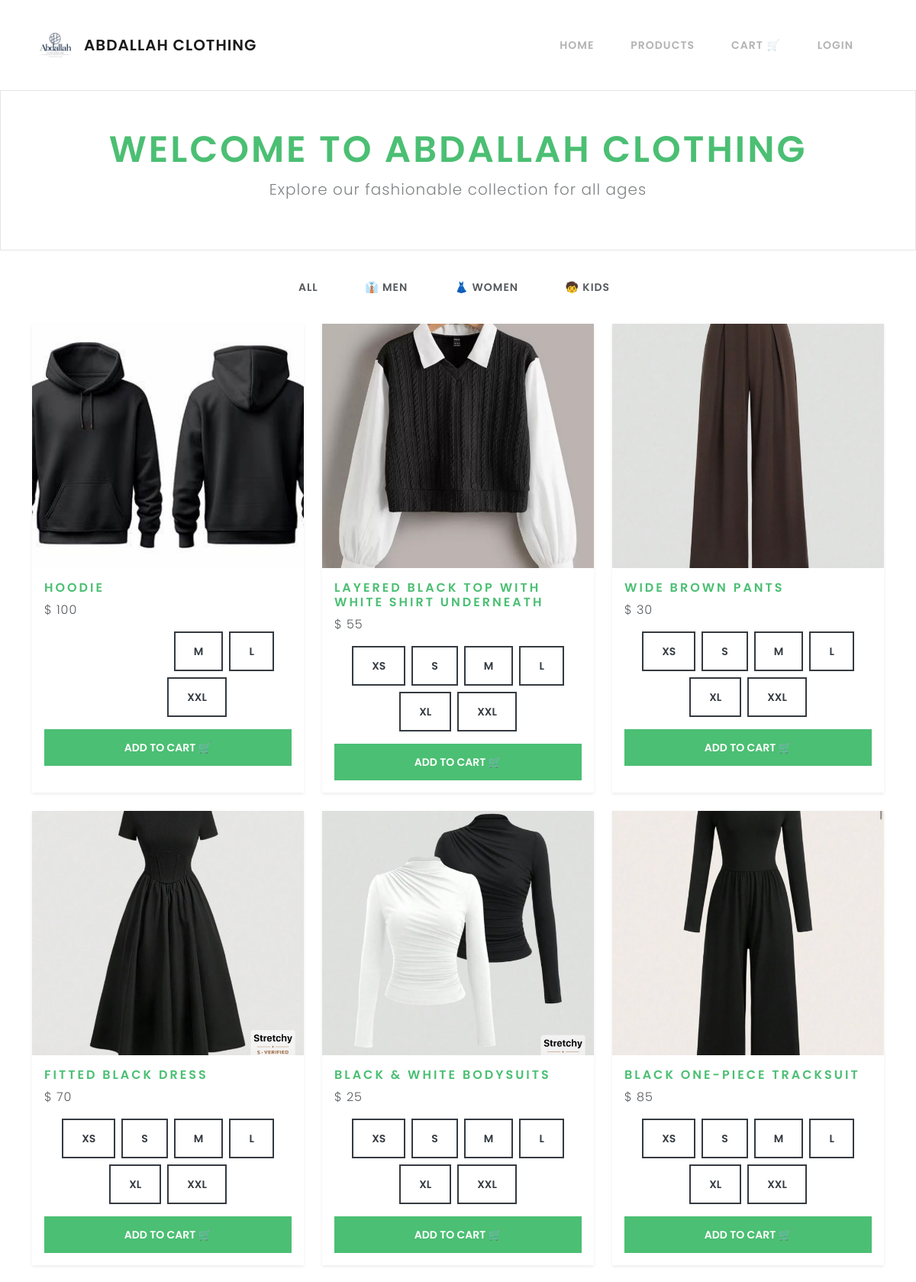
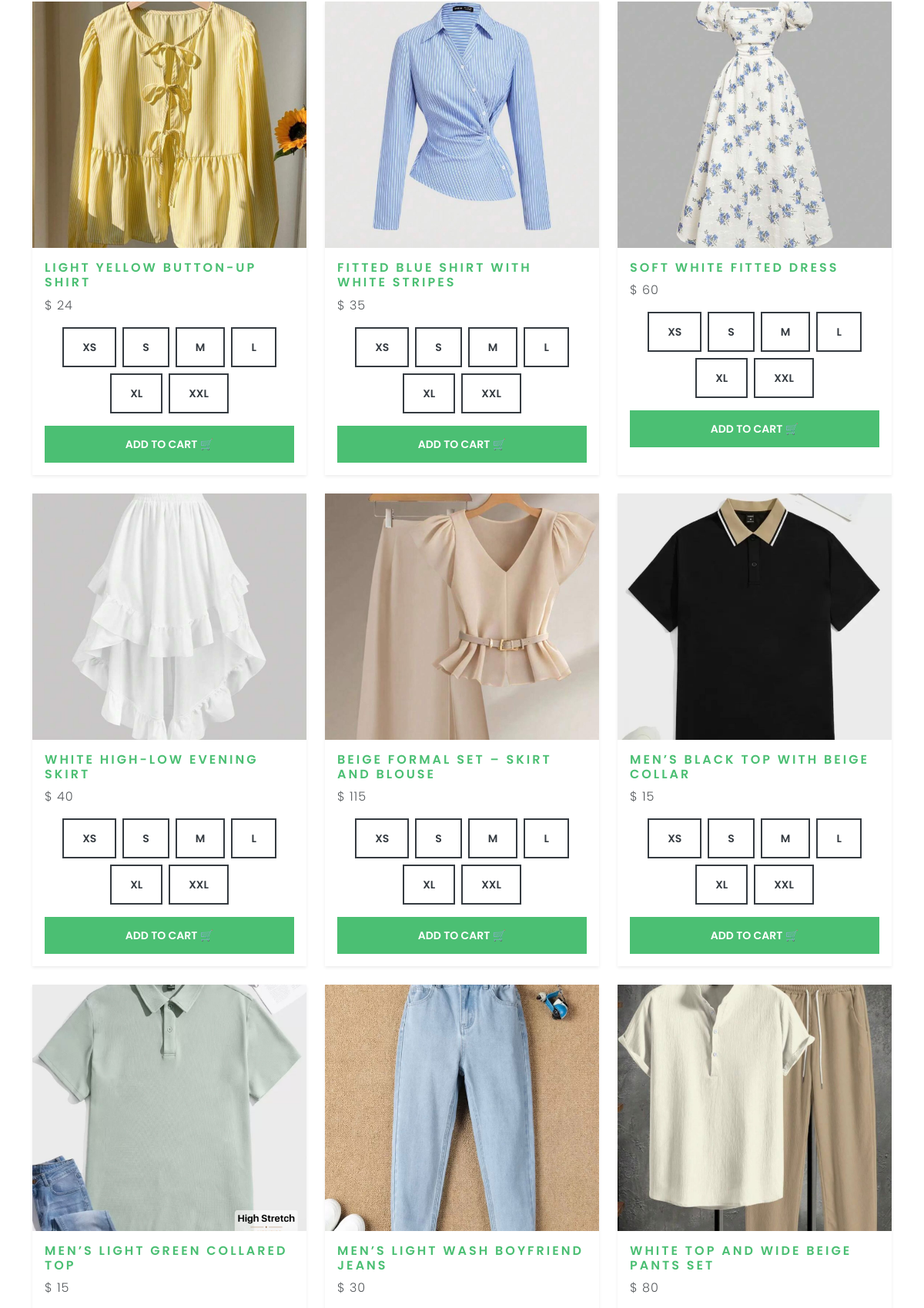
/products.php (upper part), run on the app's committed database (2 pictures, top to bottom).
### tables this page shows
CREATE TABLE `products` (
  `id` int(11) NOT NULL,
  `name` varchar(100) NOT NULL,
  `price` float NOT NULL,
  `description` text DEFAULT NULL,
  `image` varchar(255) DEFAULT NULL,
  `category_id` int(11) DEFAULT NULL,
  `stock_xs` int(11) NOT NULL DEFAULT 0,
  `stock_s` int(11) NOT NULL DEFAULT 0,
  `stock_m` int(11) NOT NULL DEFAULT 0,
  `stock_l` int(11) NOT NULL DEFAULT 0,
  `stock_xl` int(11) NOT NULL DEFAULT 0,
  `stock_xxl` int(11) NOT NULL DEFAULT 0
);

### products.php (the view, shortened to what this page needs)
<?php
include 'db.php';
?>
<!DOCTYPE html>
<html lang="en">
<?php include 'head.php'; ?>
<?php include 'navbar.php'; ?>
<body class="bg-white text-dark">
<div class="bg-light py-5 text-center">
  <h1 class="display-5 fw-bold text-success">Welcome to Abdallah Clothing</h1>
  <p class="lead text-muted">Explore our fashionable collection for all ages</p>
</div>
<div class="container text-center my-4">
  <a href="products.php" class="btn category-btn me-2">All</a>
  <a href="products.php?category=Men" class="btn category-btn me-2">👔 Men</a>
  <a href="products.php?category=Women" class="btn category-btn me-2">👗 Women</a>
  <a href="products.php?category=Kids" class="btn category-btn">🧒 Kids</a>
</div>
<div class="container">
  <div class="row">
    <?php
      if (isset($_GET['category'])) {
          $cat = trim($_GET['category']);
          $filter = "WHERE categories.name = ?";
          $sql = "SELECT products.*, categories.name AS catname
                  FROM products
                  JOIN categories ON products.category_id = categories.id
                  $filter";
          $stmt = mysqli_prepare($conn, $sql);
          mysqli_stmt_bind_param($stmt, "s", $cat);
          mysqli_stmt_execute($stmt);
          $result = mysqli_stmt_get_result($stmt);
      } else {
          $sql = "SELECT products.*, categories.name AS catname
                  FROM products
                  JOIN categories ON products.category_id = categories.id";
          $result = mysqli_query($conn, $sql);
      }
      while ($row = mysqli_fetch_assoc($result)) {
        $id = $row['id'];
        $sizes = ['XS', 'S', 'M', 'L', 'XL', 'XXL'];
        $pname = htmlspecialchars($row['name'], ENT_QUOTES, 'UTF-8');
        $pimage = htmlspecialchars($row['image'], ENT_QUOTES, 'UTF-8');
        $pprice = htmlspecialchars($row['price'], ENT_QUOTES, 'UTF-8');
        echo "<div class='col-md-4 mb-4'>";
        echo "<div class='card shadow-sm border-0 h-100'>";
        echo "<img src='uploads/{$pimage}' alt='{$pname}' class='card-img-top' style='height: 320px; object-fit: cover;'>";
        echo "<div class='card-body'>";
        echo "<h5 class='card-title text-success fw-bold'>{$pname}</h5>";
        echo "<p class='card-text'>\$ {$pprice}</p>";
        $stock_sql = "SELECT size, quantity FROM product_sizes WHERE product_id = $id";
        $stock_result = mysqli_query($conn, $stock_sql);
        $stock_data = [];
        while ($srow = mysqli_fetch_assoc($stock_result)) {
            $stock_data[$srow['size']] = $srow['quantity'];
        }
        echo "<form action='add_to_cart.php' method='POST'>";
        echo "<div class='mb-3 d-flex flex-wrap justify-content-center gap-2'>";
        foreach ($sizes as $sz) {
            $qty = $stock_data[$sz] ?? 0;
            $disabled = $qty == 0 ? 'disabled' : '';
            $class = $qty == 0 ? 'btn-outline-secondary text-decoration-line-through' : 'btn-outline-dark';
            echo "<button type='button' class='btn $class size-btn'
                        data-product='$id' data-size='$sz' $disabled>$sz</button>";
        }
        echo "</div>";
        echo "<button type='submit' class='btn btn-success w-100'>Add to Cart 🛒</button>";
        echo "</form>";
        echo "</div></div></div>";
      }
    ?>
  </div>
</div>
</body>
</html>

### assets/css/style.css (style rules this page uses)
body { font-family: 'Poppins', sans-serif; background-color: #f9f9f9; }
.category-btn { border-radius: 20px; margin-right: 10px; }

### data on the page
products: image+name (picture), name "HOODIE", price "100", sz "M", sz "L", sz "XXL"
products: image (picture), name "LAYERED BLACK TOP WITH WHITE SHIRT UNDERNEATH", price "55", sz "XS", sz "S", sz "M", sz "L", sz "XL", sz "XXL"
products: image (picture), name "WIDE BROWN PANTS", price "30", sz "XS", sz "S", sz "M", sz "L", sz "XL", sz "XXL"
products: image (picture), name "FITTED BLACK DRESS", price "70", sz "XS", sz "S", sz "M", sz "L", sz "XL", sz "XXL"
products: image (picture), name "BLACK & WHITE BODYSUITS", price "25", sz "XS", sz "S", sz "M", sz "L", sz "XL", sz "XXL"
products: image (picture), name "BLACK ONE-PIECE TRACKSUIT", price "85", sz "XS", sz "S", sz "M", sz "L", sz "XL", sz "XXL"
products: image (picture), name "LIGHT YELLOW BUTTON-UP SHIRT", price "24", sz "XS", sz "S", sz "M", sz "L", sz "XL", sz "XXL"
products: image (picture), name "FITTED BLUE SHIRT WITH WHITE STRIPES", price "35", sz "XS", sz "S", sz "M", sz "L", sz "XL", sz "XXL"
products: image (picture), name "SOFT WHITE FITTED DRESS", price "60", sz "XS", sz "S", sz "M", sz "L", sz "XL", sz "XXL"
products: image (picture), name "WHITE HIGH-LOW EVENING SKIRT", price "40", sz "XS", sz "S", sz "M", sz "L", sz "XL", sz "XXL"
products: image (picture), name "BEIGE FORMAL SET – SKIRT AND BLOUSE", price "115", sz "XS", sz "S", sz "M", sz "L", sz "XL", sz "XXL"
products: image (picture), name "MEN’S BLACK TOP WITH BEIGE COLLAR", price "15", sz "XS", sz "S", sz "M", sz "L", sz "XL", sz "XXL"
products: image (picture), name "MEN’S LIGHT GREEN COLLARED TOP", price "15"
products: image (picture), name "MEN’S LIGHT WASH BOYFRIEND JEANS", price "30"
products: image (picture), name "WHITE TOP AND WIDE BEIGE PANTS SET", price "80"
